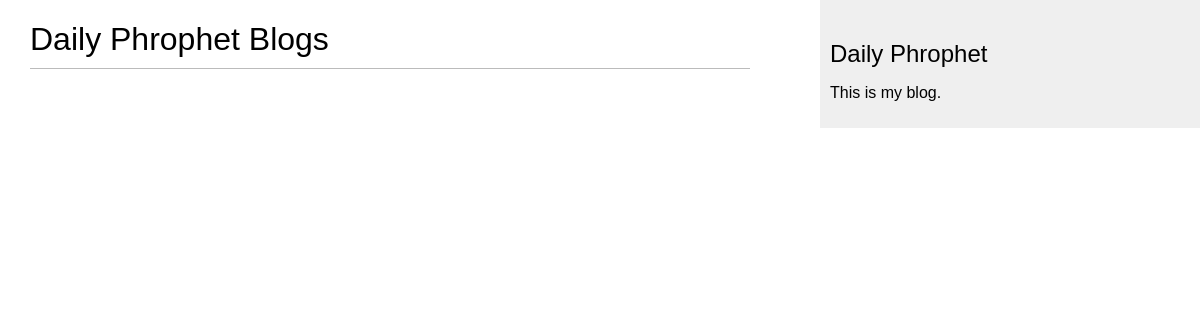
/blog/, run on an earlier commit of the app's database.
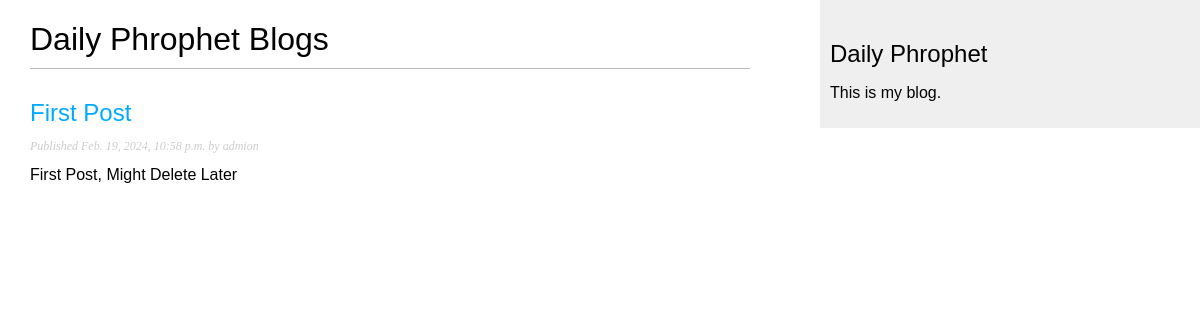
And on a later commit of the database.
### blog/models.py (models this page shows)
class BPost(models.Model):
    user = models.ForeignKey(User, on_delete=models.CASCADE, related_name= "blog_post")
    title = models.CharField(max_length =250)
    slug = models.SlugField(max_length =250)
    body = models.TextField()
    publish = models.DateTimeField(default= timezone.now)
    created = models.DateTimeField(auto_now_add = True)
    updated = models.DateTimeField(auto_now=True)

### blog/views.py (the view)
# urls.py: path('', views.post_list, name='post_list'),
def post_list(request):
    posts = BPost.objects.all()
    print("#"*100)
    print(posts)
    print(dir(posts))
    print("#"*100)
    return render(request,
                  'blog/post/list.html',
                  {'posts': posts})

### blog/templates/blog/post/list.html (shortened to what this page needs)
{% extends "blog/base.html" %}
{% block content %}
  <h1>Daily Phrophet Blogs</h1>
  {% for post in posts %}
    <h2>
      <a href="{% url 'blog:post_detail' post.id %}">
        {{ post.title }}
      </a>
    </h2>
    <p class="date">
      Published {{ post.publish }} by {{ post.user }}
    </p>
    {{ post.body }}
  {% endfor %}
{% endblock %}

### blog/templates/blog/base.html (shortened to what this page needs)
{% load static %}
<!DOCTYPE html>
<html>
<head>
  <link href="{% static 'css/blog.css' %}" rel="stylesheet">
</head>
<body>
  <div id="content">
    {% block content %}
    {% endblock %}
  </div>
  <div id="sidebar">
    <h2>Daily Phrophet</h2>
    <p>This is my blog.</p>
  </div>
</body>
</html>

### blog/static/css/blog.css (style rules this page uses)
body { margin:0; padding:0; font-family:helvetica, sans-serif; }
a { color:#00abff; text-decoration:none; }
h1 { font-weight:normal; border-bottom:1px solid #bbb; padding:0 0 10px 0; }
h2 { font-weight:normal; margin:30px 0 0; }
#content { float:left; width:60%; padding:0 0 0 30px; }
#sidebar { float:right; width:30%; padding:10px; background:#efefef; height:100%; }
p.date { color:#ccc; font-family: georgia, serif; font-size: 12px; font-style: italic; }

What changed in the data, as far as the page shows it:
added BPost: title "First Post", publish "Feb. 19, 2024, 10:58 p.m.", user "admion", body "First Post, Might Delete Later"
